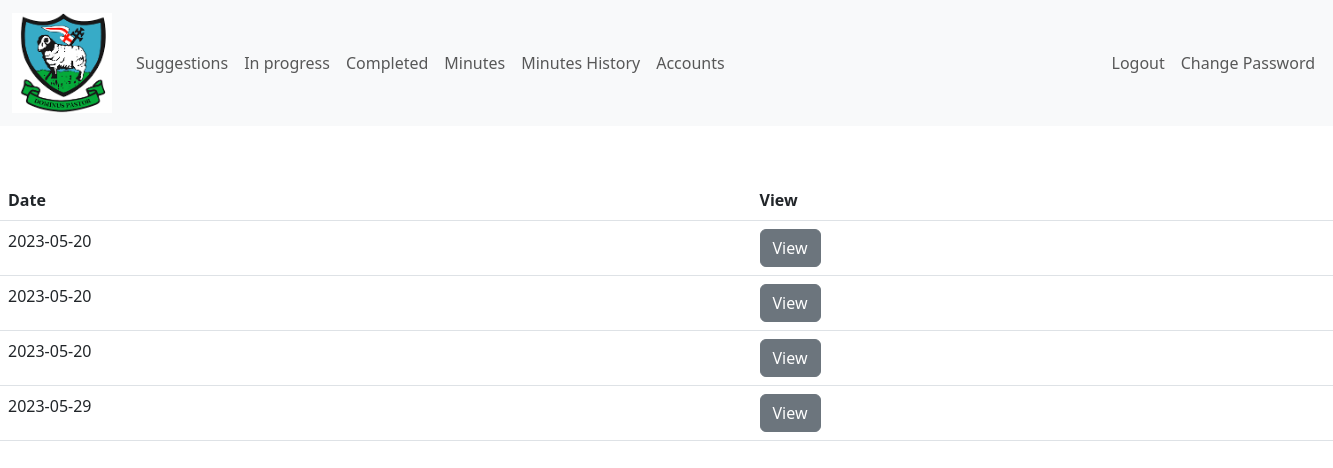
The page /minuteshistory (signed in) on the database its author committed.
### tables this page shows
CREATE TABLE "Minutes" (
	"ID"	INTEGER UNIQUE,
	"Minute"	TEXT NOT NULL,
	"Date"	TEXT NOT NULL,
	PRIMARY KEY("ID")
);

### app.py (the view)
@app.route('/minuteshistory', methods=['GET'])
@login_required
def minuteshistory():
    with sqlite3.connect('suggestions.db') as con:
        cur = con.cursor()
        minute = cur.execute('SELECT Minute, Date, ID FROM Minutes').fetchall()
    return render_template('minuteshist.html', minute=minute)

### app.py (called while the page is built)
@login_manager.user_loader
def load_user(user_id):
    return User(user_id)

### templates/minuteshist.html (shortened to what this page needs)
{% extends 'admin.html' %}
{% block body %}
<table class="table">
    <thead>
      <tr>
        <th scope="col">Date</th>
        <th scope="col">View</th>
      </tr>
    </thead>
    <tbody>
      {% for minute in minute %}
      <tr>
        <td>{{ minute[1] }}</td>
        <td><button type="button" class="btn btn-secondary" id="{{ minute[2] }}view">View</button></td>
    </tr>
    {% endfor %}
    </tbody>
  </table>
{% endblock %}

### rows shown on the page
Minutes: Date "2023-05-20"
Minutes: Date "2023-05-20"
Minutes: Date "2023-05-20"
Minutes: Date "2023-05-29"
